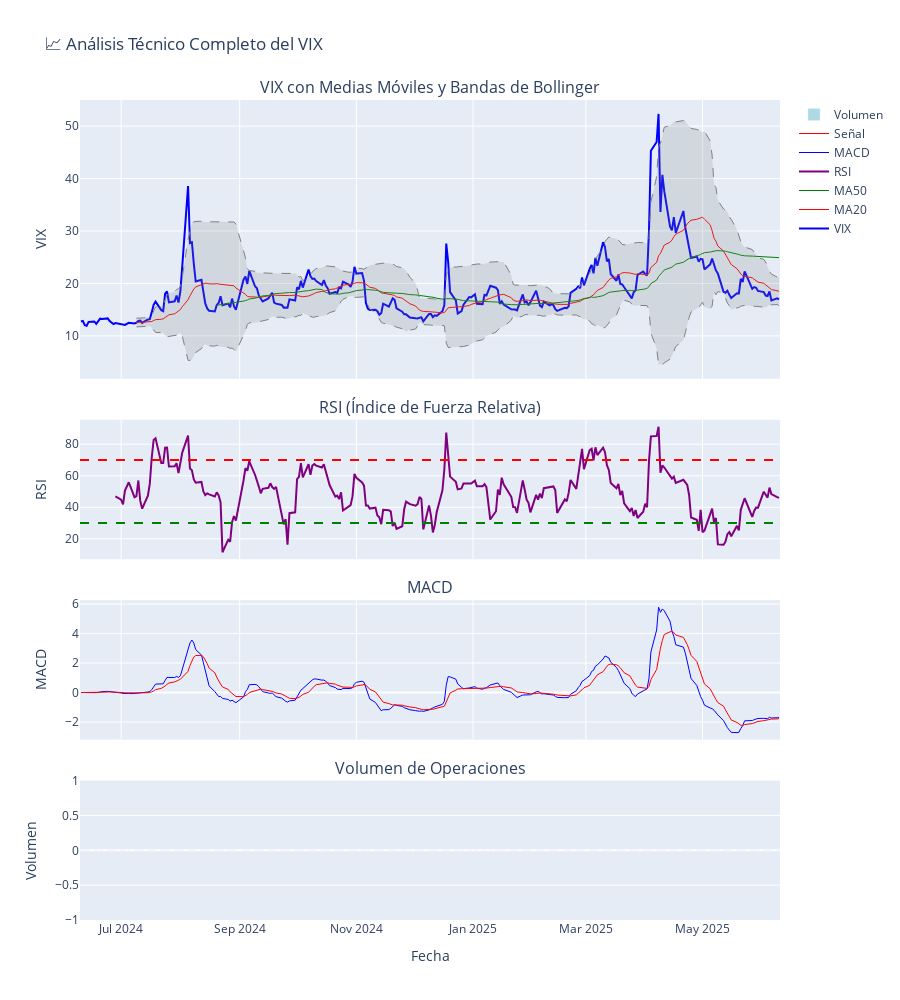

Here is the notebook cell this chart was saved with:
### Code cell
# ## 3. Visualizaciones Principales

# %%
# Gráfico principal del VIX con indicadores
if df is not None:
    # Crear figura con subplots
    fig = make_subplots(
        rows=4, cols=1,
        shared_xaxes=True,
        vertical_spacing=0.05,
        row_heights=[0.4, 0.2, 0.2, 0.2],
        subplot_titles=('VIX con Medias Móviles y Bandas de Bollinger', 
                       'RSI (Índice de Fuerza Relativa)',
                       'MACD', 
                       'Volumen de Operaciones')
    )
    
    # Panel 1: VIX con medias móviles
    fig.add_trace(go.Scatter(x=df['Date'], y=df['Close'], name='VIX',
                            line=dict(color='blue', width=2)), row=1, col=1)
    
    if 'MA20' in df.columns:
        fig.add_trace(go.Scatter(x=df['Date'], y=df['MA20'], name='MA20',
                                line=dict(color='red', width=1)), row=1, col=1)
    
    if 'MA50' in df.columns:
        fig.add_trace(go.Scatter(x=df['Date'], y=df['MA50'], name='MA50',
                                line=dict(color='green', width=1)), row=1, col=1)
    
    # Bandas de Bollinger
    if all(col in df.columns for col in ['BB_Upper', 'BB_Lower']):
        fig.add_trace(go.Scatter(x=df['Date'], y=df['BB_Upper'], name='BB Superior',
                                line=dict(color='gray', width=1, dash='dash'),
                                showlegend=False), row=1, col=1)
        fig.add_trace(go.Scatter(x=df['Date'], y=df['BB_Lower'], name='BB Inferior',
                                line=dict(color='gray', width=1, dash='dash'),
                                fill='tonexty', fillcolor='rgba(128,128,128,0.2)',
                                showlegend=False), row=1, col=1)
    
    # Panel 2: RSI
    if 'RSI' in df.columns:
        fig.add_trace(go.Scatter(x=df['Date'], y=df['RSI'], name='RSI',
                                line=dict(color='purple', width=2)), row=2, col=1)
        fig.add_hline(y=70, line_dash="dash", line_color="red", row=2, col=1)
        fig.add_hline(y=30, line_dash="dash", line_color="green", row=2, col=1)
    
    # Panel 3: MACD
    if all(col in df.columns for col in ['MACD', 'MACD_Signal']):
        fig.add_trace(go.Scatter(x=df['Date'], y=df['MACD'], name='MACD',
                                line=dict(color='blue', width=1)), row=3, col=1)
        fig.add_trace(go.Scatter(x=df['Date'], y=df['MACD_Signal'], name='Señal',
                                line=dict(color='red', width=1)), row=3, col=1)
    
    # Panel 4: Volumen
    if 'Volume' in df.columns:
        fig.add_trace(go.Bar(x=df['Date'], y=df['Volume'], name='Volumen',
                            marker_color='lightblue'), row=4, col=1)
    
    # Actualizar diseño
    fig.update_layout(height=1000, title_text="📈 Análisis Técnico Completo del VIX")
    fig.update_xaxes(title_text="Fecha", row=4, col=1)
    fig.update_yaxes(title_text="VIX", row=1, col=1)
    fig.update_yaxes(title_text="RSI", row=2, col=1)
    fig.update_yaxes(title_text="MACD", row=3, col=1)
    fig.update_yaxes(title_text="Volumen", row=4, col=1)
    
    fig.show()

### Figure 1 — Plotly figure (JSON) as saved in the notebook; plotly's stock layout.template omitted (floating-point values rounded to 4 significant figures; data arrays with more than 128 entries replaced by an {"elided": "..."} marker saying what was removed)
{"data": [{"line": {"color": "blue", "width": 2}, "name": "VIX", "type": "scatter", "x": {"elided": "251 str values"}, "xaxis": "x", "y": {"elided": "251 float values"}, "yaxis": "y"}, {"line": {"color": "red", "width": 1}, "name": "MA20", "type": "scatter", "x": {"elided": "251 str values"}, "xaxis": "x", "y": {"elided": "251 float values"}, "yaxis": "y"}, {"line": {"color": "green", "width": 1}, "name": "MA50", "type": "scatter", "x": {"elided": "251 str values"}, "xaxis": "x", "y": {"elided": "251 float values"}, "yaxis": "y"}, {"line": {"color": "gray", "dash": "dash", "width": 1}, "name": "BB Superior", "showlegend": false, "type": "scatter", "x": {"elided": "251 str values"}, "xaxis": "x", "y": {"elided": "251 float values"}, "yaxis": "y"}, {"fill": "tonexty", "fillcolor": "rgba(128,128,128,0.2)", "line": {"color": "gray", "dash": "dash", "width": 1}, "name": "BB Inferior", "showlegend": false, "type": "scatter", "x": {"elided": "251 str values"}, "xaxis": "x", "y": {"elided": "251 float values"}, "yaxis": "y"}, {"line": {"color": "purple", "width": 2}, "name": "RSI", "type": "scatter", "x": {"elided": "251 str values"}, "xaxis": "x2", "y": {"elided": "251 float values"}, "yaxis": "y2"}, {"line": {"color": "blue", "width": 1}, "name": "MACD", "type": "scatter", "x": {"elided": "251 str values"}, "xaxis": "x3", "y": {"elided": "251 float values"}, "yaxis": "y3"}, {"line": {"color": "red", "width": 1}, "name": "Señal", "type": "scatter", "x": {"elided": "251 str values"}, "xaxis": "x3", "y": {"elided": "251 float values"}, "yaxis": "y3"}, {"marker": {"color": "lightblue"}, "name": "Volumen", "type": "bar", "x": {"elided": "251 str values"}, "xaxis": "x4", "y": {"elided": "251 int values"}, "yaxis": "y4"}], "layout": {"annotations": [{"font": {"size": 16}, "showarrow": false, "text": "VIX con Medias Móviles y Bandas de Bollinger", "x": 0.5, "xanchor": "center", "xref": "paper", "y": 1, "yanchor": "bottom", "yref": "paper"}, {"font": {"size": 16}, "showarrow": false, "text": "RSI (Índice de Fuerza Relativa)", "x": 0.5, "xanchor": "center", "xref": "paper", "y": 0.61, "yanchor": "bottom", "yref": "paper"}, {"font": {"size": 16}, "showarrow": false, "text": "MACD", "x": 0.5, "xanchor": "center", "xref": "paper", "y": 0.39, "yanchor": "bottom", "yref": "paper"}, {"font": {"size": 16}, "showarrow": false, "text": "Volumen de Operaciones", "x": 0.5, "xanchor": "center", "xref": "paper", "y": 0.17, "yanchor": "bottom", "yref": "paper"}], "height": 1000, "shapes": [{"line": {"color": "red", "dash": "dash"}, "type": "line", "x0": 0, "x1": 1, "xref": "x2 domain", "y0": 70, "y1": 70, "yref": "y2"}, {"line": {"color": "green", "dash": "dash"}, "type": "line", "x0": 0, "x1": 1, "xref": "x2 domain", "y0": 30, "y1": 30, "yref": "y2"}], "title": {"text": "📈 Análisis Técnico Completo del VIX"}, "xaxis": {"anchor": "y", "domain": [0, 1], "matches": "x4", "showticklabels": false}, "xaxis2": {"anchor": "y2", "domain": [0, 1], "matches": "x4", "showticklabels": false}, "xaxis3": {"anchor": "y3", "domain": [0, 1], "matches": "x4", "showticklabels": false}, "xaxis4": {"anchor": "y4", "domain": [0, 1], "title": {"text": "Fecha"}}, "yaxis": {"anchor": "x", "domain": [0.66, 1], "title": {"text": "VIX"}}, "yaxis2": {"anchor": "x2", "domain": [0.44, 0.61], "title": {"text": "RSI"}}, "yaxis3": {"anchor": "x3", "domain": [0.22, 0.39], "title": {"text": "MACD"}}, "yaxis4": {"anchor": "x4", "domain": [0, 0.17], "title": {"text": "Volumen"}}}}
